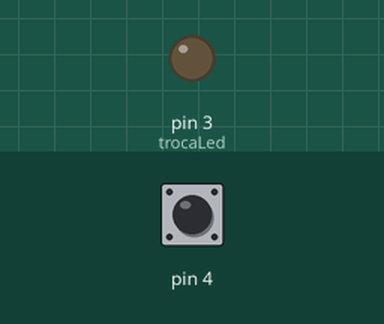
Recording of a sketch running on a simulated Arduino Uno, built with avr-gcc and run on an emulated ATmega328P. Parts: output pins drawn as LEDs (lit = HIGH). Dashed ring = blinking. Inputs (shaded band) come from the test bench; at power-on: pin 4 LOW. What the sketch prints to the serial monitor is not drawn.

Above: at 1.2 s.
1.3 s: pin 4 pulsed HIGH 5 times (0.12 s each, 0.3 s apart)
At 1.57 s:
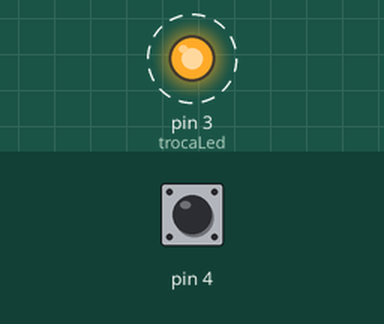
At 3.6 s:
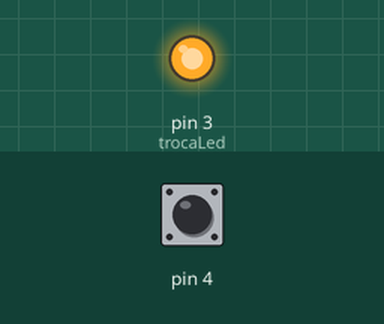
Timing chart, 0 to 5.1 s (numbered marks = the images above; inputs shaded):
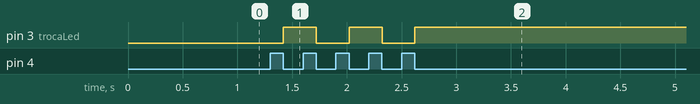

The sketch:

push_button_fixed.ino
```cpp
void setup() {
  // put your setup code here, to run once:
  pinMode(3,OUTPUT);
  pinMode(4,INPUT);
  Serial.begin(9600);
}

int ligado = 0;
int desligado = 1;
int apertado = 0;
int liberado = 0;

void keyUp(){
  if(digitalRead(4) == HIGH){
    apertado = 1;
  }
  if(digitalRead(4) == LOW){
    liberado = 1;
  }
}

void trocaLed(){
  int led = digitalRead(3);
  if(led == 0){
    digitalWrite(3,HIGH);
  }
  else{
    digitalWrite(3,LOW);
  }
}

void loop() {
  // put your main code here, to run repeatedly:
  int btn = digitalRead(4);
  int led = digitalRead(3);
  Serial.println(led);

  if(btn){
    keyUp();
  }


  if(apertado == 1 and liberado == 1){
    apertado = 0;
    liberado = 0;
    trocaLed();
  }


}
```

Measured:
- after the input at 1.3 s, pin 3 (trocaLed): alternates HIGH for 0.30 s and LOW for 0.30 s, 5 changes in all, then stays HIGH, starting after 0.12 s
